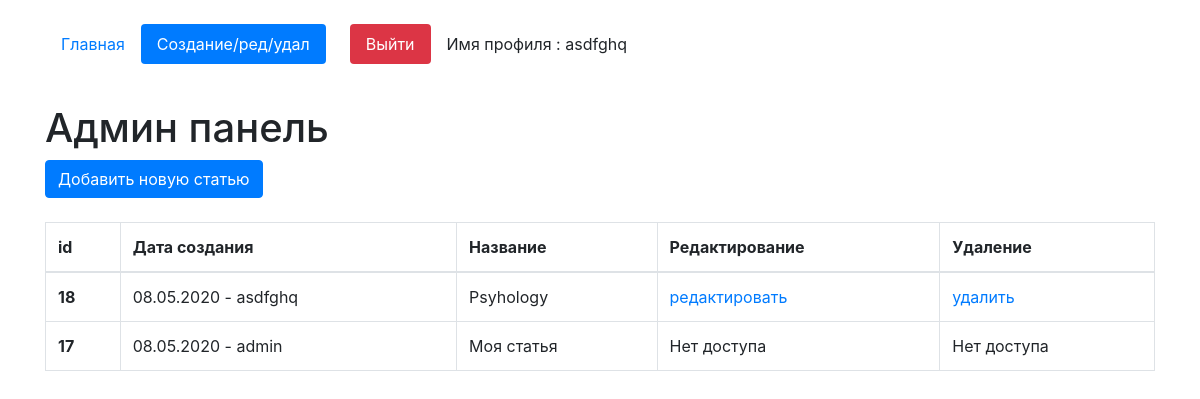
Screenshot of /edit-page (signed in) with the database file from the repository.
### core/models.py (models this page shows, shortened)
class Articles(models.Model):
    author = models.ForeignKey(User, on_delete = models.CASCADE, verbose_name='Владелец статьи', blank = True, null = True )
    create_date = models.DateTimeField(auto_now=True)
    name = models.CharField(max_length=200, verbose_name='Название')
    text = models.TextField(verbose_name='Текст')
    class Meta:
        verbose_name='Статью'
        verbose_name_plural='Статьи'

### core/views.py (the view, shortened to what this page needs)
# urls.py: path('edit-page', views.ArticleCreateView.as_view(), name='edit_page'),
class ArticleCreateView(LoginRequiredMixin, CustomSuccessMessageMixin, CreateView):
    login_url = reverse_lazy('login_page')
    model = Articles
    template_name = 'edit_page.html'
    form_class = ArticleForm
    success_url = reverse_lazy('edit_page')
    success_msg = 'Запись создана'
    def get_context_data(self,**kwargs):
        kwargs['list_articles'] = Articles.objects.all().order_by('-id')
        return super().get_context_data(**kwargs)

### core/templates/edit_page.html (shortened to what this page needs)
{% extends 'index.html' %}
{% block content %}
<h1 class="mt-4">Админ панель</h1>
<button type="button" class="btn btn-primary" data-toggle="modal" data-target="#exampleModal">
Добавить новую статью
</button>
{% if update %}
{% if success_update %}
<p style="color:red">Запись обновлена</p>
{% endif %}
<p class="mt-4">Страница редактирования</p>
<p><a href="{% url 'edit_page' %}">Вернуться назад</a></p>
<form id="update_data" method="post">
   {% csrf_token %}
   {{form}}
</form>
<button form="update_data" type="submit" class="btn btn-primary">Обновить</button>
{% else %}
<table class="table table-bordered mt-4">
   <thead>
      <tr>
         <th scope="col">id</th>
         <th scope="col">Дата создания</th>
         <th scope="col">Название</th>
         <th scope="col">Редактирование</th>
         <th scope="col">Удаление</th>
      </tr>
   </thead>
   <tbody>
      {% for i in list_articles %}
      <tr {% if i.id|slugify == request.GET.id %} style="background: #CDD6DB; opacity: .5;"{% endif %}>
         <th>{{i.id}}</th>
         <td>{{i.create_date|date:'d.m.Y'}} - {{i.author}}</td>
         <td>{{i.name}}</td>
         <td>
            {% if request.user == i.author %}
            <a href="{% url 'update_page' i.id %}">редактировать</a>
            {% else %}
            Нет доступа
            {% endif %}
        </td>
        <td>
            {% if request.user == i.author %}
             <a href="javascript:void()" onclick="delete_question{{ i.id }}()" >удалить</a>
            {% else %}
            Нет доступа
            {% endif %}
        </td>
      </tr>
      {% endfor %}
   </tbody>
</table>
{% endif %}
{% endblock %}

### core/templates/index.html (shortened to what this page needs)
<!doctype html>
<html lang="en">
   <head>
      <link rel="stylesheet" href="https://stackpath.bootstrapcdn.com/bootstrap/4.4.1/css/bootstrap.min.css">
   </head>
   <body>
      <div class="container mt-4">
         <ul class="nav nav-pills">
            <li class="nav-item">
               {% url 'home' as url_home %}
               <a class="nav-link {% if url_home == request.path %}active{% endif %}" href="{{url_home}}">Главная</a>
            </li>
            <li class="nav-item">
               {% url 'edit_page' as url_edit_page %}
               <a class="nav-link {% if url_edit_page == request.path %}active{% endif %}" href="{{url_edit_page}}">Создание/ред/удал</a>
            </li>
            {% if request.user.is_authenticated %}
            <li class="nav-item">
             {% url 'logout_page' as url_logout_page %}
               <a class="nav-link btn-danger ml-4 " href="{{url_logout_page}}">Выйти</a>
            </li>
            {% endif %}
            <li class="nav-item">
           <p class="nav-link ml-auto">Имя профиля : {{request.user}}</p>
          </li>
         </ul>
         {% block content %}{% endblock %}
      </div>
   </body>
</html>

### rows the page displays
Articles: id "18", create_date "08.05.2020", author "asdfghq", name "Psyhology", shows "редактировать"
Articles: id "17", create_date "08.05.2020", author "admin", name "Моя статья", shows "Нет доступа"

### other values shown
{{ request.user }} "asdfghq"
